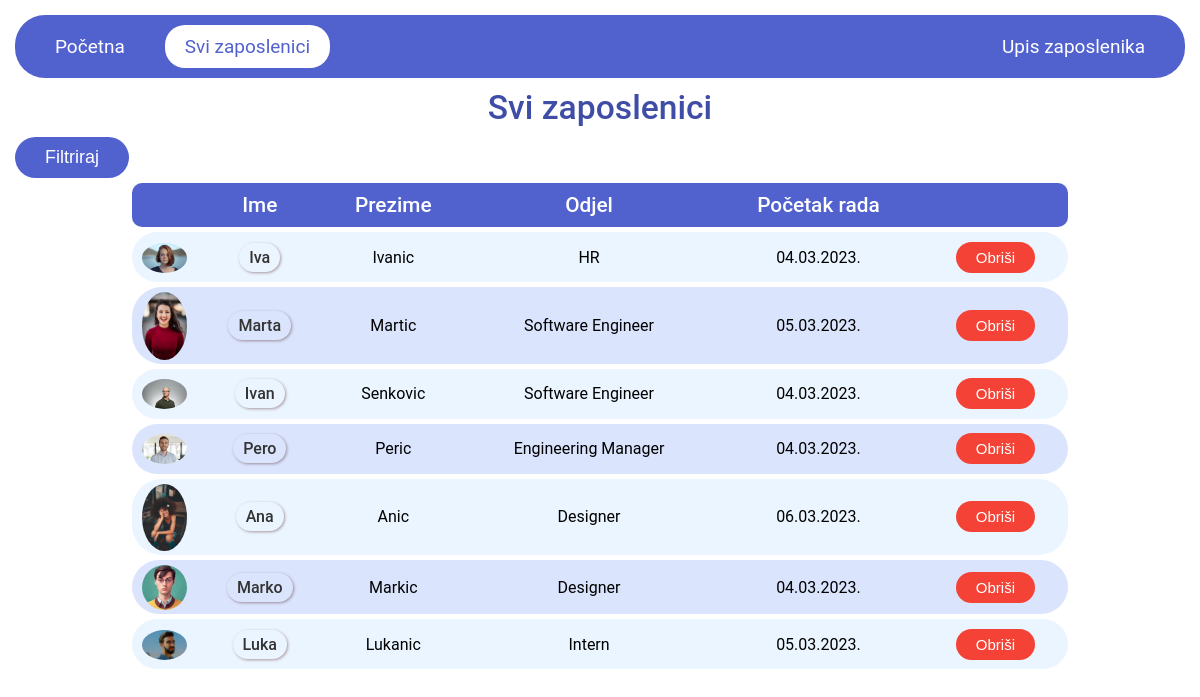
The page /summary/ on the database its author committed.
### main/models.py (models this page shows, shortened)
class Zaposlenici(models.Model):
    ime = models.CharField(max_length=100)
    prezime = models.CharField(max_length=100)
    slika = models.ImageField(null=True, default="avatar.svg")
    spol = models.CharField(max_length=2, choices=SPOL_ZAP)
    god_rod = models.PositiveIntegerField()
    pocetak_rada = models.DateField(auto_now_add=True)
    vrsta_ugovora = models.CharField(max_length=10, choices=VRSTA_ODABIR)
    trajanje = models.DateField(blank=True, null=True)
    odjel = models.ForeignKey("Odjeli", on_delete=models.SET_NULL, null=True)
    br_godisnji = models.PositiveIntegerField(blank=True, null=True)
    br_slob = models.PositiveIntegerField(blank=True, null=True)
    br_dopust = models.PositiveIntegerField(blank=True, null=True)

class Odjeli(models.Model):
    odjeli_org = models.CharField(max_length=100)
    def __str__(self):
        return self.odjeli_org

### main/views.py (the view)
# urls.py: path("summary/", views.summary, name="summary"),
def summary(request):
    q = request.GET.get("q") if request.GET.get("q") != None else ""
    odjel_svi = Odjeli.objects.all()
    zaposlenici = Zaposlenici.objects.filter(odjel__odjeli_org__icontains=q).order_by('odjel', 'prezime')
    zap_sum = Zaposlenici.objects.all()
    sum_odjel = zap_sum.count()
    context = {
        "zaposlenici": zaposlenici,
        "odjel_svi": odjel_svi,
        "sum_odjel": sum_odjel,
    }
    return render(request, "main/summary.html", context)

### main/templates/main/summary.html (shortened to what this page needs)
{% extends 'main.html' %}
{% block content %}
<h1>Svi zaposlenici</h1>
<div class="dropdown">
    <button class="dropbtn">Filtriraj</button>
  </div>
<table class="container-table">
    <thead class="head-border">
        <tr>
            <th></th>
            <th>Ime</th>
            <th>Prezime</th>
            <th>Odjel</th>
            <th>Početak rada</th>
            <th></th>
        </tr>
    </thead>
    <tbody>
        {% for zap in zaposlenici %}
        <tr>
            <td class="avatarcontainer"><img src="{{zap.slika.url}}" alt="" class="avatar"></td>
            <td>
                <a href="{% url 'zaposlenik' zap.pk %}" class="ime-td">{{zap.ime}}</a>
            </td>
            <td>{{zap.prezime}}</td>
            <td>{{zap.odjel}}</td>
            <td>{{zap.pocetak_rada|date:"d.m.Y."}}</td>
            <td><a href="{% url 'brisanje' zap.pk %}"><button class="btn-obrisi">Obriši</button></a></td>
        </tr>
        {% endfor %}
    </tbody>
</table>
{% endblock content %}

### templates/main.html (shortened to what this page needs)
{% load static %}
<!DOCTYPE html>
<html lang="en">
<head>
    <link
      rel="stylesheet"
      type="text/css"
      href="{% static 'styles/stilovi.css' %}"
    />
    <link rel="stylesheet" href="https://cdn.jsdelivr.net/npm/flatpickr/dist/flatpickr.min.css">
</head>
<body>
    <header>
        {% include 'navbar.html' %}
    </header>
    {% block content %}
    {% endblock content %}
</body>
</html>

### templates/navbar.html (shortened to what this page needs)
{% load static %}
<div class="navbar">
  <a href="/" {% if request.path == '/' %}class="active"{% endif %}>
    Početna
  </a>
  <a href="{% url 'summary' %}" {% if request.path == '/summary/' %}class="active"{% endif %}>
    Svi zaposlenici
  </a>
  <a href="{% url 'upisivanje' %}" {% if request.path == '/upisivanje/' %}class="active"{% endif %} id="nav-desno">
    Upis zaposlenika
  </a>
</div>

### static/styles/stilovi.css (style rules this page uses)
body { font-family: 'Roboto', sans-serif; padding: 15px; }
* { margin: 0; padding: 0; }
h1 { text-align: center; color: #3f4da6; padding: 10px; font-size: 2.1em; font-weight: 500; }
.container-table { text-align: center; overflow: hidden; width: 80%; margin: 0 auto; display: table; padding: 0 0 8em 0; }
.container-table a { text-decoration: none; }
.ime-td { padding: 5px 10px; border-radius: 15px; color: #333; font-weight: 550; box-shadow: 1px 1px 3px rgba(59, 0, 0, 0.375); }
table { border-collapse: separate; border-spacing: 0 5px; border-radius: 10px; }
th { font-size: 1.3em; font-weight: 500; background-color: #5161ce; color: white; padding: 10px 10px; }
tbody tr { border-radius: 30px; margin-bottom: 10px; }
td { padding: 0 10px; }
td:first-child { border-top-left-radius: 30px; border-bottom-left-radius: 30px; }
td:last-child { border-bottom-right-radius: 30px; border-top-right-radius: 30px; }
th:first-child { border-top-left-radius: 10px; border-bottom-left-radius: 10px; }
th:last-child { border-bottom-right-radius: 10px; border-top-right-radius: 10px; }
.container-table tr:nth-child(odd) { background-color: #cce5fe63; }
.container-table tr:nth-child(even) { background-color: #93b1f757; }
.avatarcontainer { padding-top: 5px; margin: auto; width: 45px; height: 45px; }
.avatar { width: 100%; -webkit-border-radius: 50%; -moz-border-radius: 50%; -ms-border-radius: 50%; -o-border-radius: 50%; border-radius: 50%; overflow: hidden; position: relative; }
.navbar { display: flex; justify-content: right; background-color: #5161ce; padding: 10px; border-radius: 30px; align-items: center; }
.navbar a { font-size: 19px; text-decoration: none; color: white; margin: 0 10px; padding: 10px 20px; border-radius: 20px; }
.navbar .active { background-color: white; color: #5161ce; }
#nav-desno { margin-left: auto; }
.btn-obrisi { background-color: #f44336; color: #fff; border: none; border-radius: 50px; padding: 7px 20px; font-size: 15px; cursor: pointer; transition: background-color 0.3s ease; }
.dropbtn { background-color: #5161ce; color: #fff; border: none; border-radius: 50px; padding: 10px 30px; font-size: 18px; cursor: pointer; transition: background-color 0.3s ease; }
.dropdown { position: relative; display: inline-block; }

### rows shown on the page
Zaposlenici: slika (picture), ime "Iva", prezime "Ivanic", odjel "HR", pocetak_rada "04.03.2023."
Zaposlenici: slika (picture), ime "Marta", prezime "Martic", odjel "Software Engineer", pocetak_rada "05.03.2023."
Zaposlenici: slika (picture), ime "Ivan", prezime "Senkovic", odjel "Software Engineer", pocetak_rada "04.03.2023."
Zaposlenici: slika (picture), ime "Pero", prezime "Peric", odjel "Engineering Manager", pocetak_rada "04.03.2023."
Zaposlenici: slika (picture), ime "Ana", prezime "Anic", odjel "Designer", pocetak_rada "06.03.2023."
Zaposlenici: slika (picture), ime "Marko", prezime "Markic", odjel "Designer", pocetak_rada "04.03.2023."
Zaposlenici: slika (picture), ime "Luka", prezime "Lukanic", odjel "Intern", pocetak_rada "05.03.2023."
